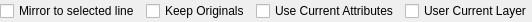
<?xml version="1.0" encoding="UTF-8"?>
<ui version="4.0">
 <class>LC_ModifyMirrorOptions</class>
 <widget class="QWidget" name="LC_ModifyMirrorOptions">
  <property name="geometry">
   <rect>
    <x>0</x>
    <y>0</y>
    <width>521</width>
    <height>22</height>
   </rect>
  </property>
  <property name="windowTitle">
   <string>Form</string>
  </property>
  <layout class="QGridLayout" name="gridLayout">
   <property name="leftMargin">
    <number>0</number>
   </property>
   <property name="topMargin">
    <number>1</number>
   </property>
   <property name="rightMargin">
    <number>0</number>
   </property>
   <property name="bottomMargin">
    <number>1</number>
   </property>
   <item row="0" column="1">
    <widget class="QCheckBox" name="cbKeepOriginals">
     <property name="toolTip">
      <string>If unchecked, original entities will be removed, otherwise they will survive.</string>
     </property>
     <property name="text">
      <string>Keep Originals</string>
     </property>
    </widget>
   </item>
   <item row="0" column="0">
    <widget class="QCheckBox" name="cbMirrorToLine">
     <property name="toolTip">
      <string>If checked, mirror will be performed by selected line entity.</string>
     </property>
     <property name="text">
      <string>Mirror to selected line</string>
     </property>
    </widget>
   </item>
   <item row="0" column="2">
    <widget class="QCheckBox" name="cbCurrentAttr">
     <property name="toolTip">
      <string>If checked, current attributes will be used for mirrored entities, otherwise - original ones. </string>
     </property>
     <property name="text">
      <string>Use Current Attributes</string>
     </property>
    </widget>
   </item>
   <item row="0" column="3">
    <widget class="QCheckBox" name="cbLayer">
     <property name="toolTip">
      <string>If checked, mirrored entities will be placed on current layer, otherwise they will be placed into original layers.</string>
     </property>
     <property name="text">
      <string>User Current Layer</string>
     </property>
    </widget>
   </item>
   <item row="0" column="4">
    <spacer name="horizontalSpacer">
     <property name="orientation">
      <enum>Qt::Horizontal</enum>
     </property>
     <property name="sizeHint" stdset="0">
      <size>
       <width>0</width>
       <height>20</height>
      </size>
     </property>
    </spacer>
   </item>
  </layout>
 </widget>
 <resources/>
 <connections/>
</ui>
